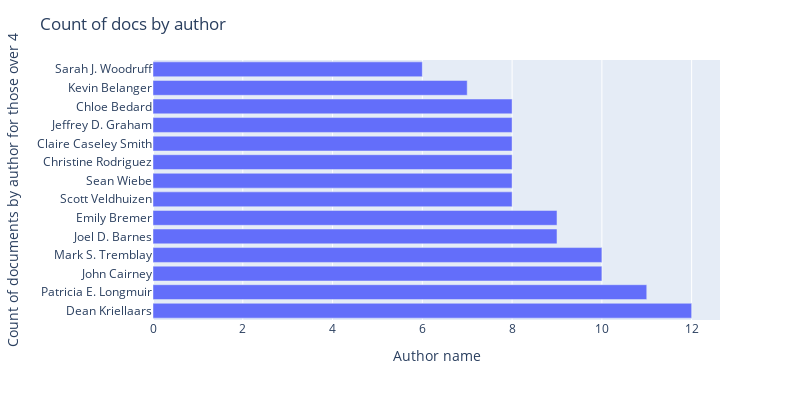

The notebook cell saved with this chart:
### Code cell
"""
Let's look at authorships_y next
how many authors are there?
how many occurrances of authors are there, (as a proxy for # of pubs authored by each)
 """
authors_list = []
authors_subset = REV3_df['authorships_y']
for label,content in authors_subset.items():
    for i in content:
        authors_list.append(i)
authors_list_df = pd.DataFrame(authors_list, columns=['authors'])
print(Fore.LIGHTMAGENTA_EX + f"{authors_list_df.value_counts()}")
print(Fore.LIGHTCYAN_EX + f"\nnumber of authors: {len(set(authors_list))}")#creates unique values
print(Fore.LIGHTGREEN_EX + f"\nmax articles by authors: {authors_list_df.value_counts().max()}")

"""
insert bar chart here
"""
#save out
authors_list_df.value_counts().to_csv("www/author_list.csv", encoding="UTF-8")

#import data
df_authors = pd.read_csv("www/author_list.csv", encoding="UTF-8")
df_authors = df_authors[df_authors['count']>4]
#bar chart for authors_list
fig = px.bar(df_authors, y='authors', x='count',orientation='h')
#update layout
fig.update_layout(
    title="Count of docs by author",
    xaxis_title="Author name",
    yaxis_title="Count of documents by author for those over 4",
    height=400,
    width=800,
)
fig.show()

### Figure 1 — Plotly figure (JSON) as saved in the notebook; plotly's stock layout.template omitted (floating-point values rounded to 4 significant figures)
{"data": [{"hovertemplate": "count=%{x}<br>authors=%{y}<extra></extra>", "legendgroup": "", "marker": {"color": "#636efa", "pattern": {"shape": ""}}, "name": "", "orientation": "h", "showlegend": false, "textposition": "auto", "type": "bar", "x": [12, 11, 10, 10, 9, 9, 8, 8, 8, 8, 8, 8, 7, 6], "xaxis": "x", "y": ["Dean Kriellaars", "Patricia E. Longmuir", "John Cairney", "Mark S. Tremblay", "Joel D. Barnes", "Emily Bremer", "Scott Veldhuizen", "Sean Wiebe", "Christine Rodriguez", "Claire Caseley Smith", "Jeffrey D. Graham", "Chloe Bedard", "Kevin Belanger", "Sarah J. Woodruff"], "yaxis": "y"}], "layout": {"barmode": "relative", "height": 400, "legend": {"tracegroupgap": 0}, "margin": {"t": 60}, "title": {"text": "Count of docs by author"}, "width": 800, "xaxis": {"anchor": "y", "domain": [0, 1], "title": {"text": "Author name"}}, "yaxis": {"anchor": "x", "domain": [0, 1], "title": {"text": "Count of documents by author for those over 4"}}}}
